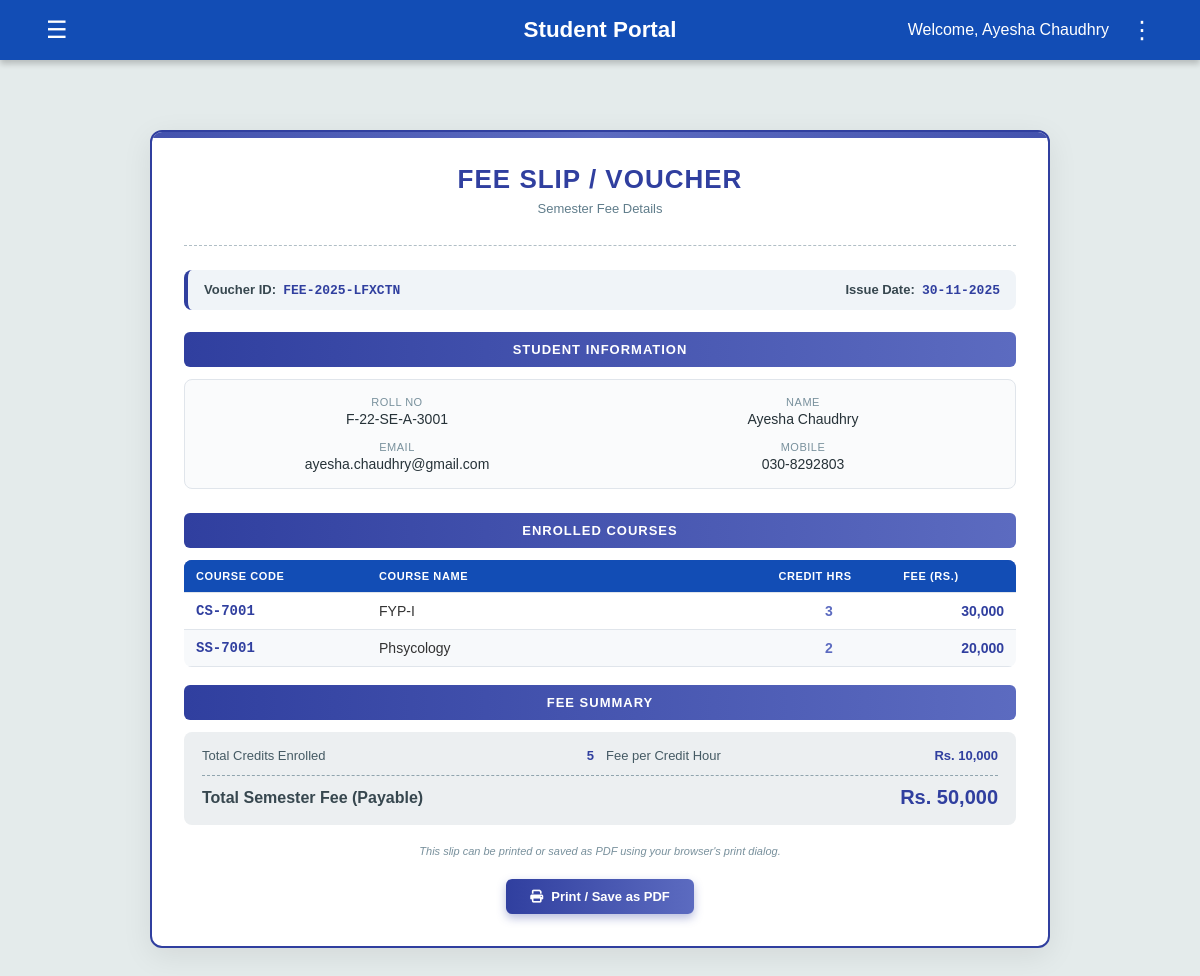
The page /student/fee (signed in) on the database its author committed.
### tables this page shows
CREATE TABLE students (
        Roll_No TEXT PRIMARY KEY,
        Name TEXT,
        Gender TEXT,
        DOB TEXT,
        CNIC TEXT,
        Email TEXT,
        Mobile_No TEXT,
        Current_Address TEXT,
        Permanent_Address TEXT,
        Home_Phone TEXT,
        Postal_Code TEXT,
        Password TEXT
    );

CREATE TABLE courses (
        Course_Code TEXT PRIMARY KEY,
        Course_Name TEXT, Credit_Hr INTEGER, Prerequisite TEXT
    );

### app.py (the view)
@app.route('/student/fee')
def student_fee():
    if 'user' not in session:
        return redirect(url_for('studentlogin'))
    rollno = session['user']
    conn = sqlite3.connect('flake.db')
    conn.row_factory = sqlite3.Row
    cur = conn.cursor()
    cur.execute("SELECT Roll_No, Name, Email, Mobile_No FROM students WHERE Roll_No = ?", (rollno,))
    student = cur.fetchone()
    cur.execute("""
        SELECT c.Course_Code, c.Course_Name, c.Credit_Hr
        FROM enrollments e
        JOIN courses c ON e.Course_Code = c.Course_Code
        WHERE e.Roll_No = ?
        ORDER BY c.Course_Code
    """, (rollno,))
    courses = cur.fetchall()
    conn.close()
    total_credits = sum(row['Credit_Hr'] or 0 for row in courses)
    fee_per_credit = 10000
    total_fee = total_credits * fee_per_credit
    voucher_id = generate_voucher_id()
    current_date = datetime.now().strftime("%d-%m-%Y")
    return render_template(
        'fee_details.html',
        student=student,
        courses=courses,
        total_credits=total_credits,
        fee_per_credit=fee_per_credit,
        total_fee=total_fee,
        voucher_id=voucher_id,
        current_date=current_date
    )

### app.py (called while the page is built)
def generate_voucher_id():
    year = datetime.now().strftime("%Y")
    rand = ''.join(random.choices(string.ascii_uppercase + string.digits, k=6))
    return f"FEE-{year}-{rand}"

### templates/fee_details.html
{% extends "student_dashboard.html" %}
{% block extra_css %}
<link rel="stylesheet" href="{{ url_for('static', filename='fee_slip.css') }}">
{% endblock %}
{% block content %}
<div class="fee-container">
  <div class="fee-slip">
    <div class="slip-header">
      <h1>FEE SLIP / VOUCHER</h1>
      <p class="subtitle">Semester Fee Details</p>
    </div>
    <div class="voucher-info">
      <div>
        <span class="label">Voucher ID:&nbsp;</span>
        <span class="value">{{ voucher_id }}</span>
      </div>
      <div>
        <span class="label">Issue Date:&nbsp;</span>
        <span class="value">{{ current_date }}</span>
      </div>
    </div>
    <div class="section-title">Student Information</div>
    <div class="student-info">
      <div class="info-row">
        <span class="label">Roll No</span>
        <span class="value">{{ student['Roll_No'] }}</span>
      </div>
      <div class="info-row">
        <span class="label">Name</span>
        <span class="value">{{ student['Name'] }}</span>
      </div>
      <div class="info-row">
        <span class="label">Email</span>
        <span class="value">{{ student['Email'] or 'N/A' }}</span>
      </div>
      <div class="info-row">
        <span class="label">Mobile</span>
        <span class="value">{{ student['Mobile_No'] or 'N/A' }}</span>
      </div>
    </div>
    <div class="section-title">Enrolled Courses</div>
    {% if courses %}
      <table class="courses-table">
        <thead>
          <tr>
            <th style="width: 22%;">Course Code</th>
            <th style="width: 48%;">Course Name</th>
            <th style="width: 15%;">Credit Hrs</th>
            <th style="width: 15%;">Fee (Rs.)</th>
          </tr>
        </thead>
        <tbody>
          {% for c in courses %}
          <tr>
            <td class="code">{{ c['Course_Code'] }}</td>
            <td>{{ c['Course_Name'] }}</td>
            <td class="credits">{{ c['Credit_Hr'] }}</td>
            <td class="fee">{{ "{:,}".format(c['Credit_Hr'] * fee_per_credit) }}</td>
          </tr>
          {% endfor %}
        </tbody>
      </table>
    {% else %}
      <div class="empty-state">
        <i class="fa-solid fa-circle-exclamation"></i>
        <div>No enrolled courses found for this semester.</div>
      </div>
    {% endif %}
    <div class="section-title">Fee Summary</div>
    <div class="fee-summary-box">
      <div class="summary-item">
        <span class="label">Total Credits Enrolled</span>
        <span class="value">{{ total_credits }}</span>
      </div>
      <div class="summary-item">
        <span class="label">Fee per Credit Hour</span>
        <span class="value">Rs. {{ "{:,}".format(fee_per_credit) }}</span>
      </div>
      <div class="total-fee-row">
        <div class="total-text">Total Semester Fee (Payable)</div>
        <div class="total-amount">Rs. {{ "{:,}".format(total_fee) }}</div>
      </div>
    </div>
    <div class="note-text">
      This slip can be printed or saved as PDF using your browser's print dialog.
    </div>
    <div class="action-buttons">
      <button class="btn-print" onclick="window.print()">
        <i class="fa-solid fa-print"></i>
        Print / Save as PDF
      </button>
    </div>
  </div>
</div>
{% endblock %}

### templates/student_dashboard.html (shortened to what this page needs)
<!DOCTYPE html>
<html lang="en">
  {% block extra_css %}{% endblock %}
  <head>
    <link
      rel="stylesheet"
      href="{{ url_for('static', filename='portal_template.css') }}"
    />
    <link
      rel="stylesheet"
      href="https://cdnjs.cloudflare.com/ajax/libs/font-awesome/6.5.0/css/all.min.css"
    />
  </head>
  <body>
    <header>
      <button class="left-btn" id="menuToggle">&#9776;</button>
      <h1 class="portal-title"><b>Student Portal</b></h1>
      <div class="user-info">
        <span>Welcome, {{ session.get('user_name', 'Student') }}</span>
        <button class="options-btn" id="optionsToggle">&#8942;</button>
      </div>
    </header>
    <main>
      {% block content %}{% endblock %}
    </main>
  </body>
</html>

### static/fee_slip.css (style rules this page uses)
.fee-container { max-width: 900px; margin: 30px auto; padding: 0 20px; }
.fee-slip { background: #ffffff; border-radius: 12px; padding: 32px; box-shadow: 0 8px 30px rgba(0, 0, 0, 0.08); border: 2px solid #303f9f; position: relative; overflow: hidden; }
.fee-slip::before { content: ''; position: absolute; top: 0; left: -40%; width: 180%; height: 6px; background: linear-gradient(90deg, #303f9f, #5c6bc0, #303f9f); }
.slip-header { text-align: center; margin-bottom: 24px; padding-bottom: 16px; border-bottom: 1px dashed #b0bec5; }
.slip-header h1 { margin: 0; font-size: 26px; color: #303f9f; font-weight: 700; letter-spacing: 1px; }
.slip-header .subtitle { margin-top: 6px; font-size: 13px; color: #607d8b; }
.voucher-info { display: flex; justify-content: space-between; flex-wrap: wrap; background: #f0f4f8; padding: 12px 16px; border-radius: 8px; border-left: 4px solid #303f9f; margin-bottom: 22px; font-size: 13px; }
.voucher-info .label { font-weight: 600; color: #37474f; }
.voucher-info .value { font-family: "Courier New", monospace; font-weight: 700; color: #303f9f; }
.section-title { font-size: 13px; font-weight: 700; text-transform: uppercase; letter-spacing: 1px; color: #ffffff; background: linear-gradient(90deg, #303f9f, #5c6bc0); padding: 10px 14px; border-radius: 6px; margin-bottom: 12px; }
.student-info { display: grid; grid-template-columns: 1fr 1fr; gap: 14px; background: #fafbfc; border-radius: 8px; padding: 16px; border: 1px solid #e0e5eb; margin-bottom: 24px; }
.info-row { display: flex; flex-direction: column; }
.info-row .label { font-size: 11px; text-transform: uppercase; color: #78909c; margin-bottom: 3px; letter-spacing: 0.5px; }
.info-row .value { font-size: 14px; color: #263238; font-weight: 500; }
.courses-table { width: 100%; border-collapse: collapse; border-radius: 8px; overflow: hidden; font-size: 13px; margin-bottom: 18px; }
.courses-table thead { background: linear-gradient(90deg, #303f9f, #5c6bc0); color: #ffffff; }
.courses-table th, .courses-table td { padding: 10px 12px; border-bottom: 1px solid #e0e5eb; }
.courses-table th { text-transform: uppercase; font-size: 11px; letter-spacing: 0.6px; }
.courses-table tbody tr:nth-child(even) { background: #f7f9fb; }
.courses-table .code { font-family: "Courier New", monospace; font-weight: 600; color: #303f9f; }
.courses-table .credits { text-align: center; font-weight: 600; color: #5c6bc0; }
.courses-table .fee { text-align: right; font-weight: 600; color: #303f9f; }
.fee-summary-box { background: #eceff1; border-radius: 8px; padding: 16px 18px; display: grid; grid-template-columns: 1fr 1fr; gap: 12px; margin-bottom: 20px; }
.summary-item { display: flex; justify-content: space-between; font-size: 13px; }
.summary-item .label { color: #455a64; }
.summary-item .value { font-weight: 700; color: #303f9f; }
.total-fee-row { grid-column: 1 / -1; padding-top: 10px; border-top: 1px dashed #90a4ae; display: flex; justify-content: space-between; align-items: center; }
.total-text { font-weight: 600; color: #37474f; }
.total-amount { font-size: 20px; font-weight: 800; color: #303f9f; }
.note-text { font-size: 11px; color: #78909c; font-style: italic; margin-top: 6px; }
.action-buttons { margin-top: 22px; display: flex; justify-content: center; gap: 12px; }
.btn-print { background: linear-gradient(90deg, #303f9f, #5c6bc0); color: #ffffff; border: none; padding: 10px 24px; border-radius: 6px; font-size: 13px; font-weight: 600; cursor: pointer; display: inline-flex; align-items: center; gap: 8px; box-shadow: 0 4px 10px rgba(48, 63, 159, 0.35); transition: all 0.2s ease; }

### static/portal_template.css (style rules this page uses)
body { margin: 0; font-family: Arial, Helvetica, sans-serif; background-color: #E4EBEB; color: #333; }
header { background-color: #124DB5; display: flex; justify-content: space-between; align-items: center; padding: 15px 40px; color: white; box-shadow: 0 4px 6px rgba(0,0,0,0.2); position: relative; }
.left-btn, .options-btn { background: none; border: none; color: white; font-size: 24px; cursor: pointer; position: relative; }
.user-info { display: flex; align-items: center; gap: 15px; position: relative; }
main { padding: 40px; text-align: center; }
.portal-title { position: absolute; left: 50%; transform: translateX(-50%); font-size: 1.4rem; font-weight: bold; }
table { width: 100%; border-collapse: collapse; }
th, td { padding: 10px 12px; border-bottom: 1px solid #e0e0e0; text-align: left; font-size: 14px; }
th { background-color: #124DB5; color: white; }

### rows shown on the page
students: get "Ayesha Chaudhry", Roll_No "F-22-SE-A-3001", Name "Ayesha Chaudhry", Email "ayesha.chaudhry@gmail.com", Mobile_No "030-8292803"
courses: Course_Code "CS-7001", Course_Name "FYP-I", Credit_Hr "3", c['Credit_Hr']*fee_per_credit "30,000"
courses: Course_Code "SS-7001", Course_Name "Phsycology", Credit_Hr "2", c['Credit_Hr']*fee_per_credit "20,000"

### other values the page prints
{{ voucher_id }} "FEE-2025-LFXCTN"
{{ total_credits }} "5"
{{ "{:,}".format(fee_per_credit) }} "10,000"
{{ "{:,}".format(total_fee) }} "50,000"
